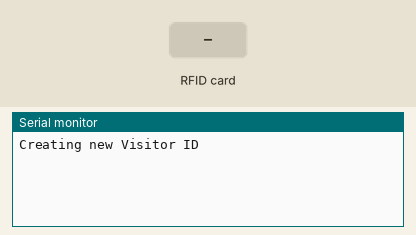
Simulated run of this sketch. Board: Arduino Uno, built with avr-gcc and run on an emulated ATmega328P. Parts: the last lines printed to the serial monitor. Inputs (shaded band) come from the test bench.

Above: at 1.2 s.
1.3 s: RFID card 5E 7A 19 C4 held to the reader
At 1.42 s:
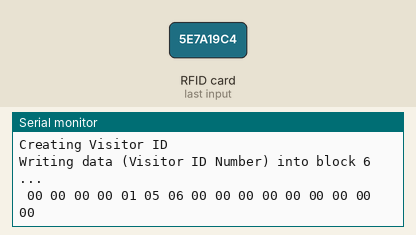
At 3.3 s:
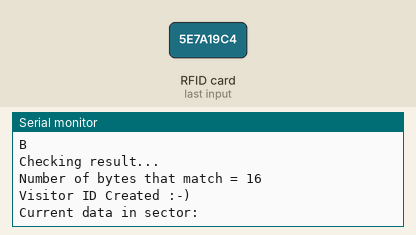

Measured:
- after the input at 1.3 s, the serial monitor: prints a new line at once (image 1)

The sketch:

covidSafe-issueVisitorIdCard.ino
```cpp
//
//Sector 1 - Block 4
//
//      BYTE Pos    Value     Meaning
//
//          0        0x01       Registered User
//          0        0x00       Visitor ID
//
//          1        0x01       User can access library
//          1        0x00       User cannot access the library
//
//          2        0x01       User can access Building A
//          2        0x00       User cannot access Building A
//
//          3        0x01       User can access Building B
//          3        0x00       User cannot access Building B


#include <SPI.h>
#include <MFRC522.h>

#define RST_PIN         9           // Configurable, see typical pin layout above
#define SS_PIN          10          // Configurable, see typical pin layout above

MFRC522 mfrc522(SS_PIN, RST_PIN);   // Create MFRC522 instance.

MFRC522::MIFARE_Key key;

int visitorID = 00000234; //Upto 9,999,999 visitors can be registered in the system

int ones;
int tens;
int hundreds;
int thousands;
int tenThousands;
int lakhs;
int millions;

const int echopin1 = 2;
const int trigpin1 = 3;
const int echopin2 = 4;
const int trigpin2 = 5;

long inDuration, outDuration, inDistance, outDistance;

int inCount = 0;
int outCount = 0;
int full = 0;
int maxHeads = 10;
int ledPin = 6;
int numberIn = 0;


void setup() {
  Serial.begin(9600); // Initialize serial communications with the PC
  while (!Serial);    // Do nothing if no serial port is opened (added for Arduinos based on ATMEGA32U4)
  SPI.begin();        // Init SPI bus
  mfrc522.PCD_Init(); // Init MFRC522 card

  // Prepare the key (used both as key A and as key B)
  // using FFFFFFFFFFFFh which is the default at chip delivery from the factory
  for (byte i = 0; i < 6; i++) {
    key.keyByte[i] = 0xFF;
  }

  Serial.println(F("Creating new Visitor ID"));
}

/**
   Main loop.
*/
void loop() {
  // Reset the loop if no new card present on the sensor/reader. This saves the entire process when idle.
  if ( ! mfrc522.PICC_IsNewCardPresent())
    return;

  // Select one of the cards
  if ( ! mfrc522.PICC_ReadCardSerial())
    return;

  // Show some details of the PICC (that is: the tag/card)
  Serial.print(F("Visitor ID is: ")); Serial.println(visitorID);
  //    dump_byte_array(mfrc522.uid.uidByte, mfrc522.uid.size);
  //  Serial.println();
  Serial.println();
  //    Serial.print(F("PICC type: "));
  MFRC522::PICC_Type piccType = mfrc522.PICC_GetType(mfrc522.uid.sak);
  //    Serial.println(mfrc522.PICC_GetTypeName(piccType));

  // Check for compatibility
  if (    piccType != MFRC522::PICC_TYPE_MIFARE_MINI
          &&  piccType != MFRC522::PICC_TYPE_MIFARE_1K
          &&  piccType != MFRC522::PICC_TYPE_MIFARE_4K) {
    Serial.println(F("Invalid ID presented! Please contact security for any inquiries. "));
    return;
  }

  // In this sample we use the second sector,
  // that is: sector #1, covering block #4 up to and including block #7
  byte no_access = 0x00;
  byte allow_access = 0x01;
  byte visitor = 0x00;
  byte user = 0x01;

  byte sector         = 1;
  byte blockAddr      = 4; //Block to store the user's ID
  byte dataBlock[]    = {
    visitor, no_access, allow_access, allow_access,
    0x00, 0x00, 0x00, 0x00,
    0x00, 0x00, 0x00, 0x00,
    0x00, 0x00, 0x00, 0x00
  }; //The first byte for visitor ID is 0

  byte trailerBlock   = 7;
  MFRC522::StatusCode status;
  byte buffer[18];
  byte size = sizeof(buffer);


  // Authenticate using key B
  //  Serial.println(F("Authenticating again using key B..."));
  Serial.println(F("Creating Visitor ID"));Serial.println();
  status = (MFRC522::StatusCode) mfrc522.PCD_Authenticate(MFRC522::PICC_CMD_MF_AUTH_KEY_B, trailerBlock, &key, &(mfrc522.uid));
  if (status != MFRC522::STATUS_OK) {
    Serial.print(F("PCD_Authenticate() failed: "));
    Serial.println(mfrc522.GetStatusCodeName(status));
    return;
  }

  //++++++++++++++++++++++++++++++++++++++++++++++++++++++++++++++++++++++++++++++++++++++++++
  //  Storing the Visitor ID in the RFID

  ones = (visitorID % 10);
  tens = ((visitorID / 10) % 10);
  hundreds = ((visitorID / 100) % 10);
  thousands = ((visitorID / 1000) % 10);
  tenThousands = ((visitorID / 10000) % 10);
  lakhs = ((visitorID / 100000) % 10);
  millions = (visitorID / 100000);

  byte IdBlockAddr      = 6; //Block to store the user's ID
  byte VisitorIdBlock[16]    = {
    (byte)millions, (byte)lakhs, (byte)tenThousands, (byte)thousands,
    (byte)hundreds, (byte)tens, (byte)ones, 0x00,
    0x00, 0x00, 0x00, 0x00,
    0x00, 0x00, 0x00, 0x00
  };

  // Write visitorID to the sector 1 block 6
  Serial.print(F("Writing data (Visitor ID Number) into block ")); Serial.print(IdBlockAddr);
  Serial.println(F(" ..."));
  dump_byte_array(VisitorIdBlock, 16); Serial.println();

  status = (MFRC522::StatusCode) mfrc522.MIFARE_Write(IdBlockAddr, VisitorIdBlock, 16);
  if (status != MFRC522::STATUS_OK) {
    Serial.print(F("Error creating Visitor ID, Please try again!"));
    //        Serial.print(F("MIFARE_Write() failed: "));
    Serial.println(mfrc522.GetStatusCodeName(status));
  }

  visitorID++;

  Serial.println("Visitor ID successfully written");
  Serial.println();

  //+++++++++++++++++++++++++++++++++++++++++++++++++++++++++++++++++++++++++++++++++++++++++++

  // Write data to the block
  Serial.print(F("Writing permission data into RFID block ")); Serial.print(blockAddr);
  Serial.println(F(" ..."));
  dump_byte_array(dataBlock, 16);

  status = (MFRC522::StatusCode) mfrc522.MIFARE_Write(blockAddr, dataBlock, 16);
  if (status != MFRC522::STATUS_OK) {
    Serial.print(F("Error creating Visitor ID, Please try again!"));
    //        Serial.print(F("MIFARE_Write() failed: "));
    Serial.println(mfrc522.GetStatusCodeName(status));
  }
  Serial.println();
  Serial.print(F("permission data written successfully"));
  Serial.println();


  // Read data from the block (again, should now be what we have written)
  //  Serial.print(F("Reading data from block ")); Serial.print(blockAddr);
  //  Serial.println(F(" ..."));
  status = (MFRC522::StatusCode) mfrc522.MIFARE_Read(blockAddr, buffer, &size);
  if (status != MFRC522::STATUS_OK) {
    Serial.print(F("Error reading Visitor ID, Please try again!"));
    Serial.print(F("MIFARE_Read() failed: "));
    Serial.println(mfrc522.GetStatusCodeName(status));
  }
  //  Serial.print(F("Data in block ")); Serial.print(blockAddr); Serial.println(F(":"));
  //  dump_byte_array(buffer, 16); Serial.println();

  //  checkIfVisitor(buffer);
  Serial.println();
  displayAllowedBuildings(buffer);
  Serial.println();


  // Check that data in block is what we have written
  // by counting the number of bytes that are equal
  Serial.println(F("Checking result..."));
  byte count = 0;
  for (byte i = 0; i < 16; i++) {
    // Compare buffer (= what we've read) with dataBlock (= what we've written)
    if (buffer[i] == dataBlock[i])
      count++;
  }
  Serial.print(F("Number of bytes that match = ")); Serial.println(count);
  if (count == 16) {
    Serial.println(F("Visitor ID Created :-)"));
  } else {
    Serial.println(F("Failure, no match :-("));
    Serial.println(F("  perhaps the write didn't work properly..."));
  }
  Serial.println();

  // Dump the sector data
  Serial.println(F("Current data in sector:"));
  mfrc522.PICC_DumpMifareClassicSectorToSerial(&(mfrc522.uid), &key, sector);
  Serial.println();

  // Halt PICC
  mfrc522.PICC_HaltA();
  // Stop encryption on PCD
  mfrc522.PCD_StopCrypto1();
}

void displayAllowedBuildings(byte* buffer) {

  Serial.println("The list of buildings visitor has access to: " );

  if (buffer[1] == 1) {
    Serial.println("Library");
  }else{
    Serial.println("No access to the library");
  }

  if (buffer[2] == 1) {
    Serial.println("A");
  }

  if (buffer[3] == 1) {
    Serial.println("B");
  }

}


void dump_byte_array(byte *buffer, byte bufferSize) {
  for (byte i = 0; i < bufferSize; i++) {
    Serial.print(buffer[i] < 0x10 ? " 0" : " ");
    Serial.print(buffer[i], HEX);
  }
}
```
